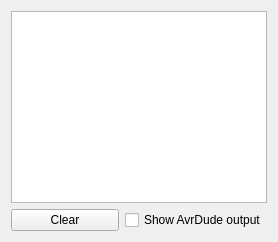
      <widget class="QWidget" name="tabAVRDudeOutput">
       <attribute name="icon">
        <iconset resource="icons/icons.qrc">
         <normaloff>:/utilities-terminal.svg</normaloff>:/utilities-terminal.svg</iconset>
       </attribute>
       <attribute name="title">
        <string>AVRDude output</string>
       </attribute>
       <layout class="QGridLayout" name="gridLayout_4">
        <item row="0" column="0" colspan="2">
         <widget class="QTextEdit" name="textEditAvrDudeOutPut">
          <property name="overwriteMode">
           <bool>true</bool>
          </property>
          <property name="textInteractionFlags">
           <set>Qt::TextSelectableByKeyboard|Qt::TextSelectableByMouse</set>
          </property>
         </widget>
        </item>
        <item row="1" column="1">
         <widget class="QCheckBox" name="checkBoxShowAvrDudeOutput">
          <property name="text">
           <string>Show AvrDude output</string>
          </property>
         </widget>
        </item>
        <item row="1" column="0">
         <widget class="QPushButton" name="pushButtonClearAvrDudeOutput">
          <property name="text">
           <string>Clear</string>
          </property>
          <property name="icon">
           <iconset resource="icons/icons.qrc">
            <normaloff>:/edit-clear.svg</normaloff>:/edit-clear.svg</iconset>
          </property>
          <property name="iconSize">
           <size>
            <width>14</width>
            <height>14</height>
           </size>
          </property>
         </widget>
        </item>
       </layout>
      </widget>
